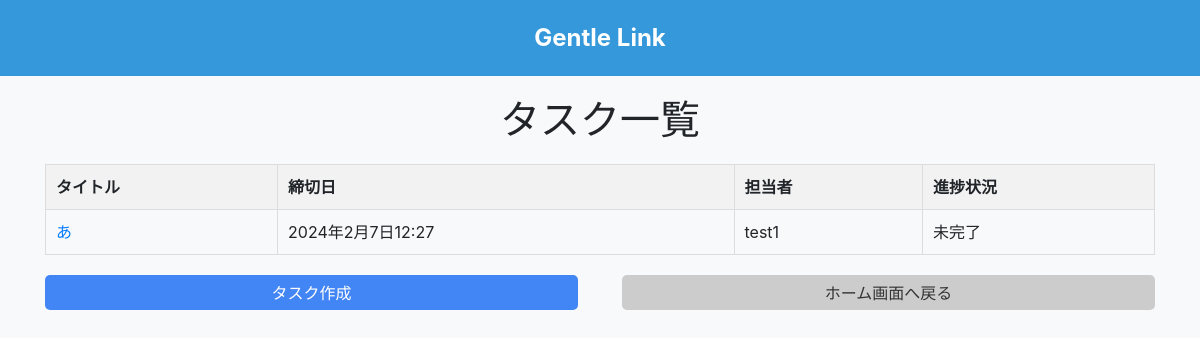
Page /task-list/ (signed in) on the earlier database version.
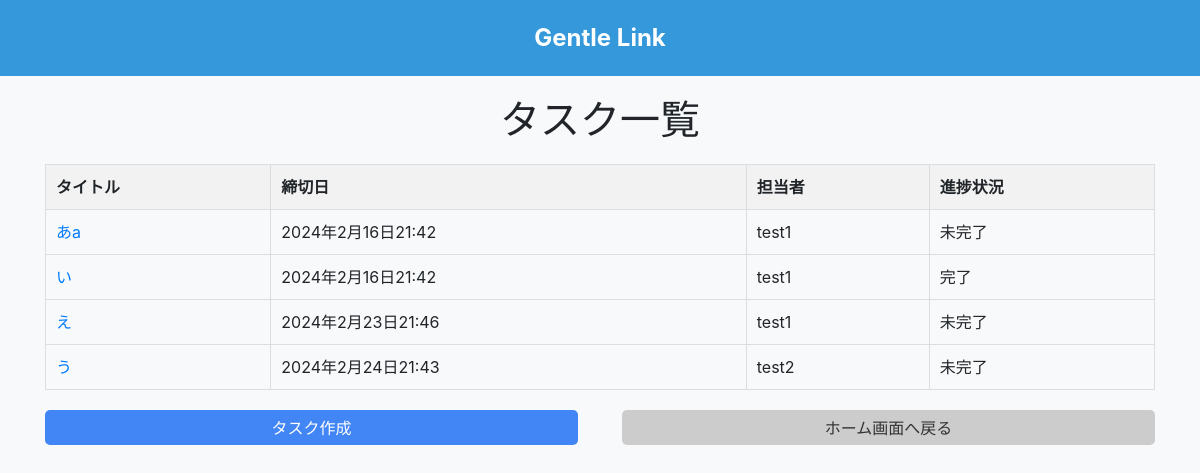
Same page on the later database version.
### gentlelink/models.py (models this page shows)
class Tasks(models.Model):
    title = models.CharField(max_length=255)
    description = models.TextField()
    deadline = models.DateTimeField(null=True, blank=True)
    STATUS_CHOICES = [
        ('incomplete', '未完了'),
        ('complete', '完了'),
    ]
    status = models.CharField(max_length=20, choices=STATUS_CHOICES)
    creator_user = models.ForeignKey(User, related_name='creator_tasks', on_delete=models.CASCADE)
    assignment_user = models.ForeignKey(User, related_name='assigned_tasks', on_delete=models.CASCADE)
    complete_flg = models.BooleanField(default=False)
    complete_at = models.DateTimeField(null=True, blank=True)
    created_at = models.DateTimeField(auto_now_add=True)
    updated_at = models.DateTimeField(auto_now=True)

### gentlelink/views.py (the view)
# urls.py: path('task-list/', views.task_list_view, name='task_list'),
@login_required
def task_list_view(request, task_id=None):
    couple_user = CoupleUser.objects.filter(Q(husband=request.user) | Q(wife=request.user)).first()
    if couple_user:
        partner = couple_user.husband if request.user == couple_user.wife else couple_user.wife
        shared_tasks = TaskShares.objects.filter(user=partner).values_list('task', flat=True)
        tasks = Tasks.objects.filter(Q(id__in=shared_tasks) | Q(creator_user=partner)).order_by('deadline')
    else:
        tasks = Tasks.objects.filter(Q(creator_user=request.user) | Q(assignment_user=request.user)).order_by('deadline')
    selected_task = None
    if task_id is not None:
        selected_task = get_object_or_404(Tasks, id=task_id)
    return render(request, 'task_list.html', {'tasks': tasks, 'selected_task': selected_task})

### gentlelink/templates/task_list.html (shortened to what this page needs)
<!DOCTYPE html>
<html lang="en">
<head>
    <link rel="stylesheet" href="https://stackpath.bootstrapcdn.com/bootstrap/4.5.2/css/bootstrap.min.css"
>
</head>
<body>
<header>
    <div id="logo">Gentle Link</div>
</header>
<div class="container">
    <h1>タスク一覧</h1>
    {% if tasks|length > 0 %}
        <table>
            <thead>
                <tr>
                    <th>タイトル</th>
                    <th>締切日</th>
                    <th>担当者</th>
                    <th>進捗状況</th>
                </tr>
            </thead>
        <tbody>
            {% for task in tasks %}
                <tr>
                    <td><a href="{% url 'task_detail' task.id %}">{{ task.title }}</a></td>
                    <td>{{ task.deadline }}</td>
                    <td>{{ task.assignment_user }}</td>
                    <td>
                        {% if task.status == '完了' %}
                            完了
                        {% else %}
                            未完了
                        {% endif %}
                    </td>
                </tr>
            {% endfor %}
        </tbody>
    </table>
{% else %}
    <p>タスクはまだありません。</p>
{% endif %}
    <div style="display: flex; justify-content: space-between; margin-top: 10px;">
        <button onclick="location.href='{% url 'create_task' %}'" class="btn btn-primary" style="border: none;">タスク作成</button>
        <button onclick="location.href='{% url 'home' %}'" class="btn btn-secondary" style="border: none;">ホーム画面へ戻る</button>
    </div>
</div>
</body>
</html>

### gentlelink/templates/task_list.html (style rules this page uses)
body { display: flex; flex-direction: column; align-items: center; min-height: 100vh; margin: 0; background-color: #f8f9fa; }
header { text-align: center; padding: 20px; box-sizing: border-box; background-color: #3498db; color: #fff; width: 100%; }
#logo { font-size: 24px; font-weight: bold; }
.container { text-align: center; margin-top: 20px; }
table { width: 100%; border-collapse: collapse; margin-top: 20px; }
th, td { padding: 10px; border: 1px solid #ddd; text-align: left; }
th { background-color: #f2f2f2; }
a { text-decoration: none; color: #007bff; }
.btn-primary, .btn-secondary { width: 48%; height: 35px; border: none; cursor: pointer; border-radius: 5px; margin-bottom: 5px; text-decoration: none; display: flex; justify-content: center; align-items: center; margin-top: 10px; }
.btn-primary { background-color: #4285f4; color: #fff; }
.btn-secondary { background-color: #ccc; color: #333; }

Differences in the rows shown:
removed Tasks: title "あ", deadline "2024年2月7日12:27", assignment_user "test1", status "未完了"
added Tasks: title "あa", deadline "2024年2月16日21:42", assignment_user "test1", status "未完了"
added Tasks: title "い", deadline "2024年2月16日21:42", assignment_user "test1", status "完了"
added Tasks: title "え", deadline "2024年2月23日21:46", assignment_user "test1", status "未完了"
added Tasks: title "う", deadline "2024年2月24日21:43", assignment_user "test2", status "未完了"
